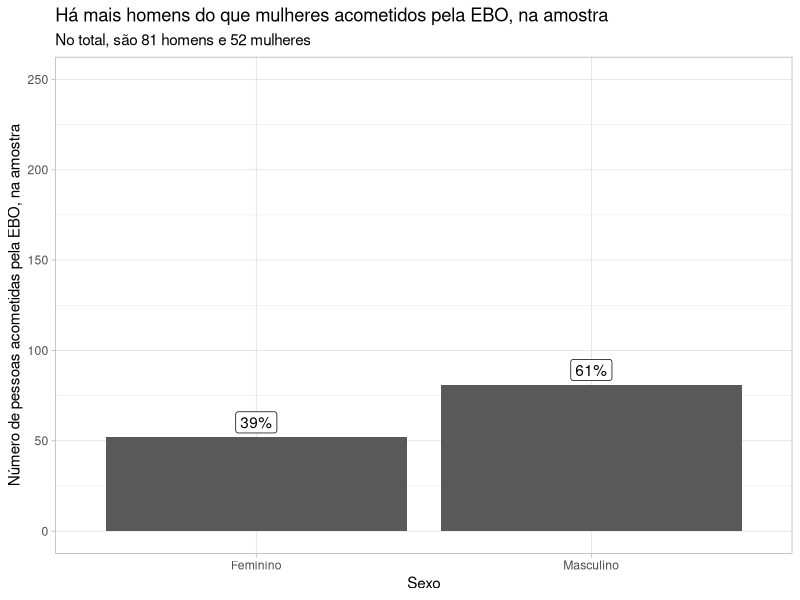
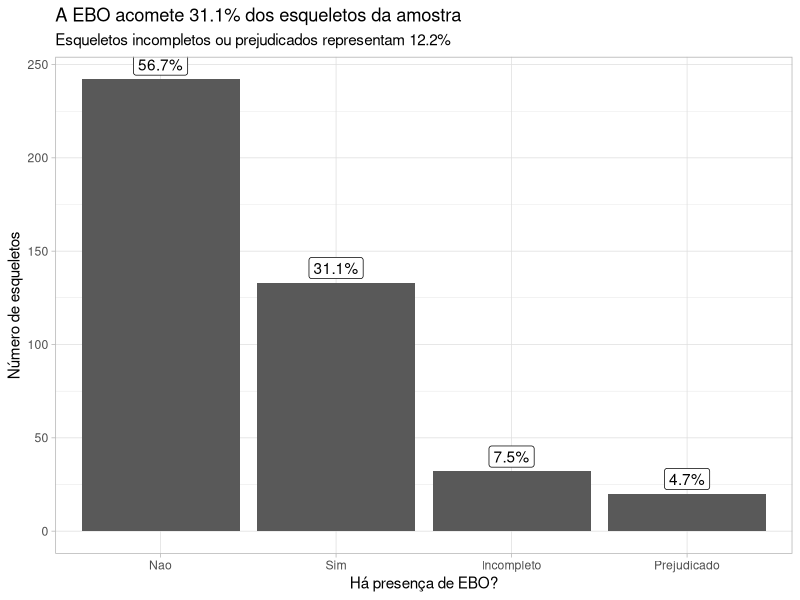
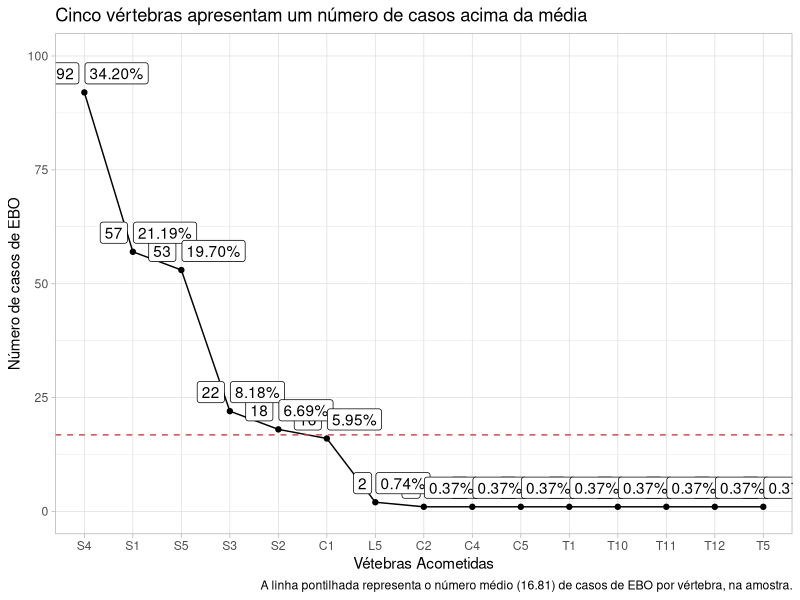
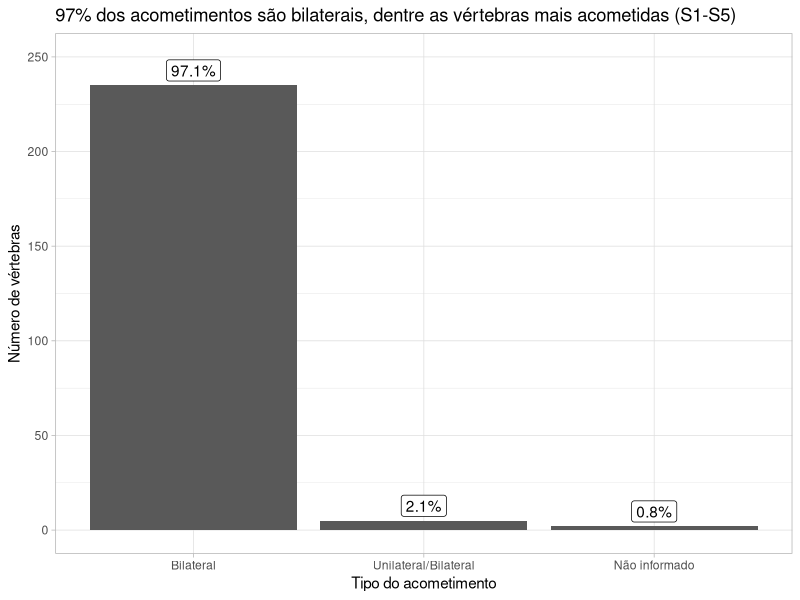
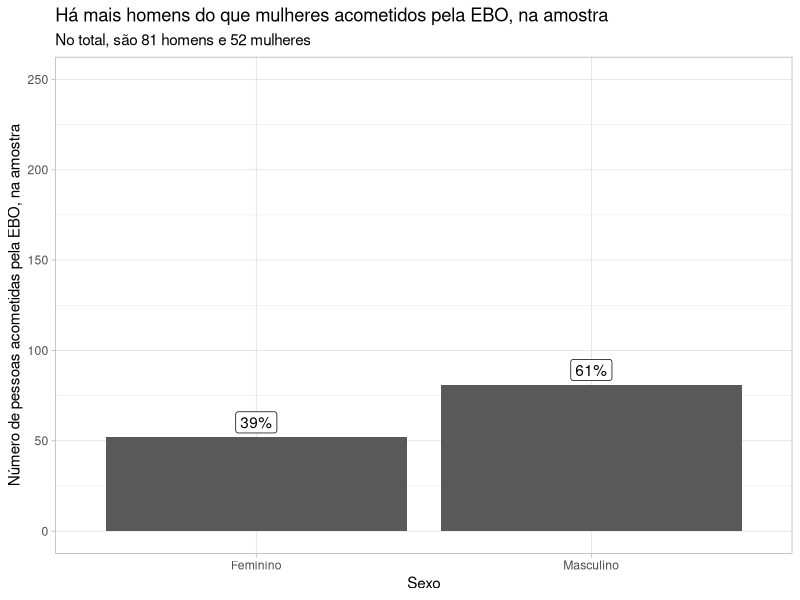
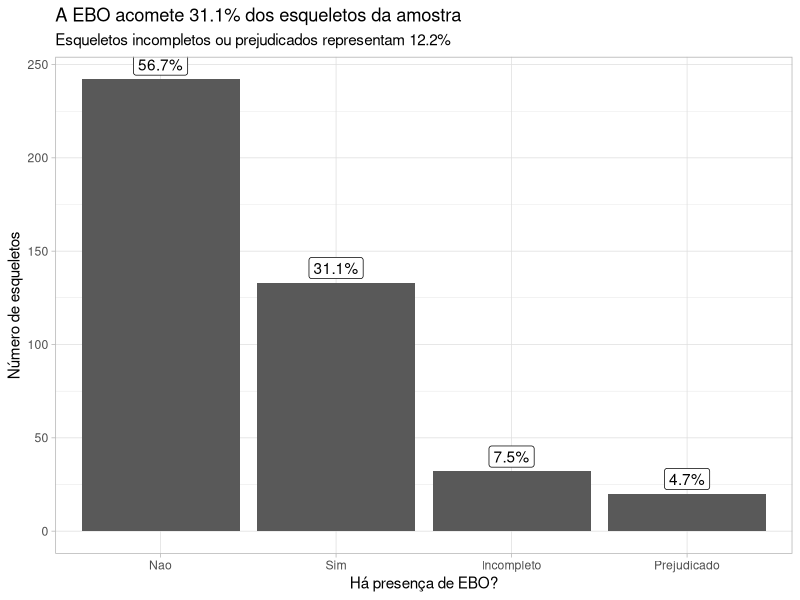
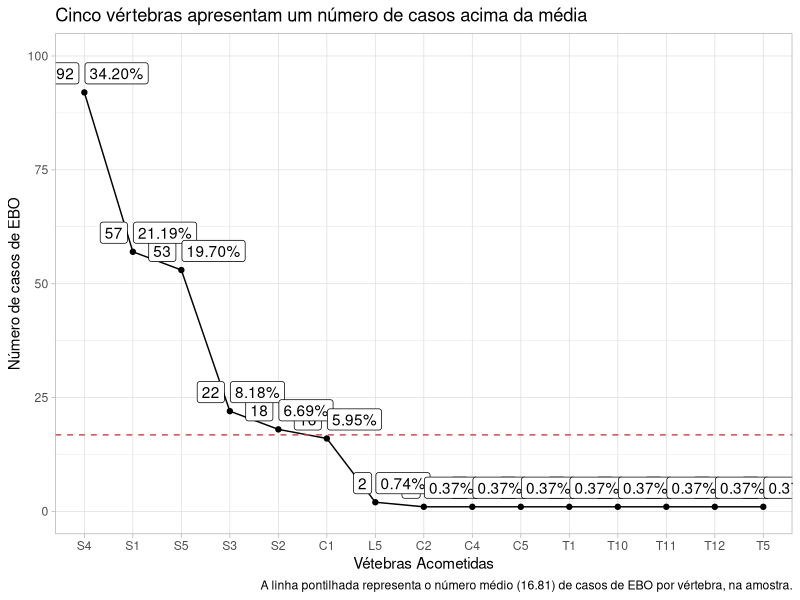
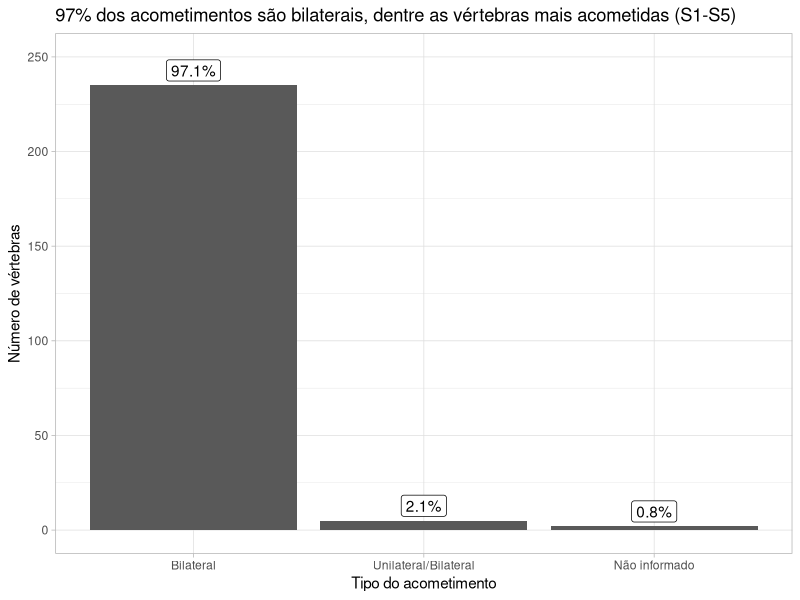

Reproduce these figures in R, in order.
## ---- chunk 1
knitr::opts_chunk$set(echo = TRUE)
## ---- chunk 2

library(tidyverse)
library(readxl)
library(lubridate)

theme_set(theme_light())


## ---- chunk 3

colunas <- c("numero", "registro_esqueleto", "empty_1", "sexo", 
             "presenca_ebo", "empty_2", "vertebras_acometidas", "empty_3", 
             "tipo", "feto")


ebos <- read_xlsx("dados_tauanna.xlsx", col_names = colunas) %>% 
  select(-empty_1,  -empty_2, -empty_3)



## ---- chunk 4

datas_ebos <- ebos %>% 
  rownames_to_column("row") %>% 
  filter(str_detect(numero, "Data") | str_detect(numero, "DATA")) %>% 
  select(row, numero) %>% 
  mutate(numero = dmy(str_remove(numero, "Data: ")))


ebos <- ebos %>% 
  filter(if_any(everything(), ~ !is.na(.))) %>% 
  filter(!str_starts(numero, "Data") 
         & !str_starts(numero, "DATA")
         & !str_starts(numero, "N")
         & !str_starts(numero, "\\*")) 

ebos <- ebos %>% 
  mutate(presenca_ebo = 
           ifelse(presenca_ebo == "x" | presenca_ebo == "X", 
                  "NAO", presenca_ebo),
         vertebras_acometidas = 
           ifelse(vertebras_acometidas == "x" | vertebras_acometidas == "X", 
                  NA, vertebras_acometidas),
         tipo = ifelse(tipo == "x" | tipo == "X", NA, tipo),
         feto = if_else(feto == "Feto", TRUE, FALSE)) 


## ---- chunk 5

ebos %>% 
  group_by(sexo) %>% 
  summarise(numero_de_amostras = n()) %>% 
  mutate(proporcao_de_amostras = 
           scales::percent(numero_de_amostras/sum(numero_de_amostras))) %>% 
  rename_with(str_to_title) %>% 
  rename_with(~str_replace_all(., "_", " "))

## ---- chunk 6

sexo_ebo <- ebos %>% 
  filter(presenca_ebo == "SIM") %>% 
  count(sexo) %>% 
  mutate(prop = n/sum(n),
         y_position = cumsum(prop)- 0.5*prop)

plot <- sexo_ebo %>% 
  ggplot(aes(sexo, n)) +
  geom_col() +
  geom_label(aes(label = scales::percent(prop)), vjust = -.2)

plot +
  labs(x = "Sexo", y = "Número de pessoas acometidas pela EBO, na amostra",
       title = "Há mais homens do que mulheres acometidos pela EBO, na amostra",
       subtitle = "No total, são 81 homens e 52 mulheres") +
  scale_x_discrete(labels = c("Feminino", "Masculino")) +
  ylim(c(0, 250))

ggsave("figuras/ebo_sexos.png", width = 8, height = 8)

## ---- chunk 7

ebo_ocorrencia <- ebos %>% 
  count(presenca_ebo) %>% 
  mutate(presenca_ebo = str_to_title(presenca_ebo),
         prop = n/sum(n))
  
plot <- ebo_ocorrencia %>% 
  ggplot(aes(fct_reorder(presenca_ebo, -n), n)) +
  geom_col() +
  geom_label(aes(label = scales::percent(prop)), vjust = -.2)

plot +
  labs(x = "Há presença de EBO?", y = "Número de esqueletos",
       title = "A EBO acomete 31.1% dos esqueletos da amostra",
       subtitle = "Esqueletos incompletos ou prejudicados representam 12.2%")

ggsave("figuras/ebo_ocorrencia.png", width = 7, height = 8)

## ---- chunk 8

vertebras_prop <- ebos %>% 
  filter(presenca_ebo == "SIM") %>% 
  select(registro_esqueleto, vertebras_acometidas) %>% 
  separate_rows(vertebras_acometidas, sep = "; ") %>% 
  group_by(vertebras_acometidas) %>% 
  summarise(n_ebos = n(), .groups = "drop") %>% 
  arrange(desc(n_ebos)) %>% 
  mutate(prop = n_ebos/sum(n_ebos),
         media = sum(n_ebos)/n(),
         acima_da_media = ifelse(n_ebos > media, TRUE, FALSE)) %>% 
  filter(vertebras_acometidas != "C") 
#Existe uma observação com uma vértebra errada, escrita "C"


# ***Terminar de fazer a impressão bonita dessa tabela aqui!***

vertebras_prop %>% 
  select(vertebras_acometidas, n_ebos, prop)


## ---- chunk 9

plot <- vertebras_prop %>% 
  ggplot(aes(fct_reorder(vertebras_acometidas, -n_ebos), n_ebos)) +
  geom_point() +
  geom_line(group = 1) +
  geom_label(aes(label = n_ebos), vjust = -.4, hjust = 1.2) +
  geom_label(aes(label = scales::percent(prop)), vjust = -.4, hjust = -.01) +
  geom_hline(yintercept = 16.8, lty = "dashed", color = "#D04649")

plot +
  labs(x = "Vétebras Acometidas", y = "Número de casos de EBO",
       title = "Cinco vértebras apresentam um número de casos acima da média",
       caption = "A linha pontilhada representa o número médio (16.81) de casos de EBO por vértebra, na amostra.") +
  ylim(c(0, 100))

ggsave("figuras/vertebras_mais_acometidas.png", width = 7, height = 8)

## ---- chunk 10

vertebras_mais_acometidas <- vertebras_prop %>% 
  filter(acima_da_media == TRUE) %>% 
  pull(vertebras_acometidas)

prop_bilaterais <- ebos %>% 
  filter(presenca_ebo == "SIM") %>% 
  select(registro_esqueleto, vertebras_acometidas, tipo) %>% 
  separate_rows(vertebras_acometidas, sep = "; ") %>% 
  filter(vertebras_acometidas %in% vertebras_mais_acometidas) %>% 
  count(tipo) %>% 
  mutate(prop = n/sum(n))


plot <- prop_bilaterais %>% 
  ggplot(aes(tipo, n)) +
  geom_col() +
  geom_label(aes(label = scales::percent(prop)), vjust = -.2)

plot +
  labs(x = "Tipo do acometimento", y = "Número de vértebras",
       title = "97% dos acometimentos são bilaterais, dentre as vértebras mais acometidas (S1-S5)") +
  scale_x_discrete(labels = c("Bilateral", "Unilateral/Bilateral", "Não informado")) +
  ylim(c(0, 250))

ggsave("figuras/tipo_acometimento.png", width = 8, height = 7)

